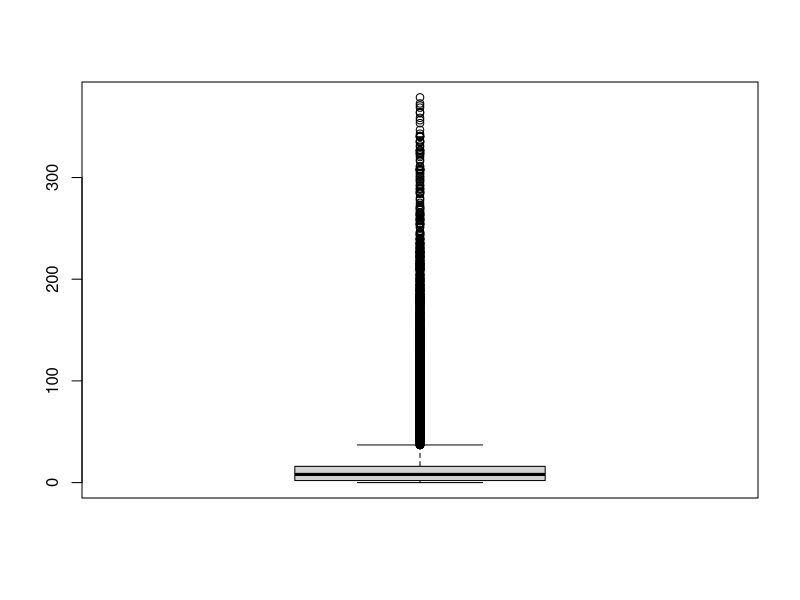
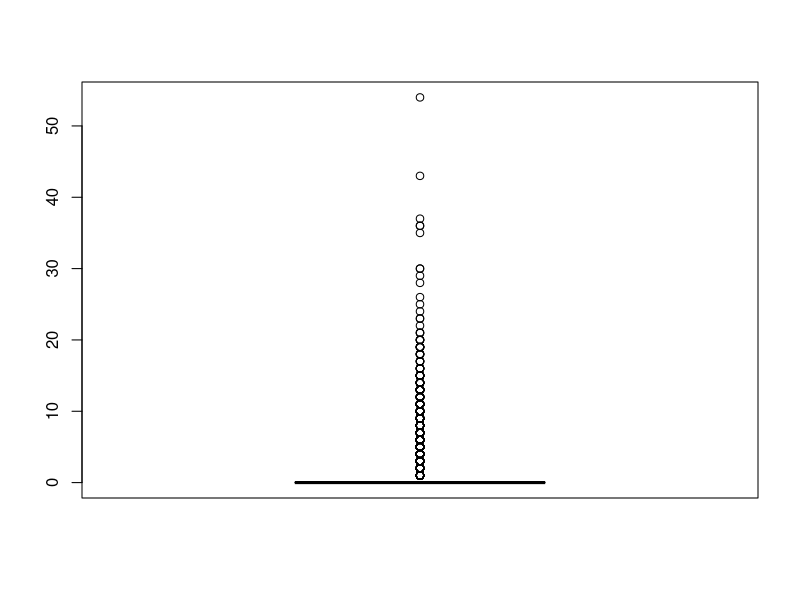
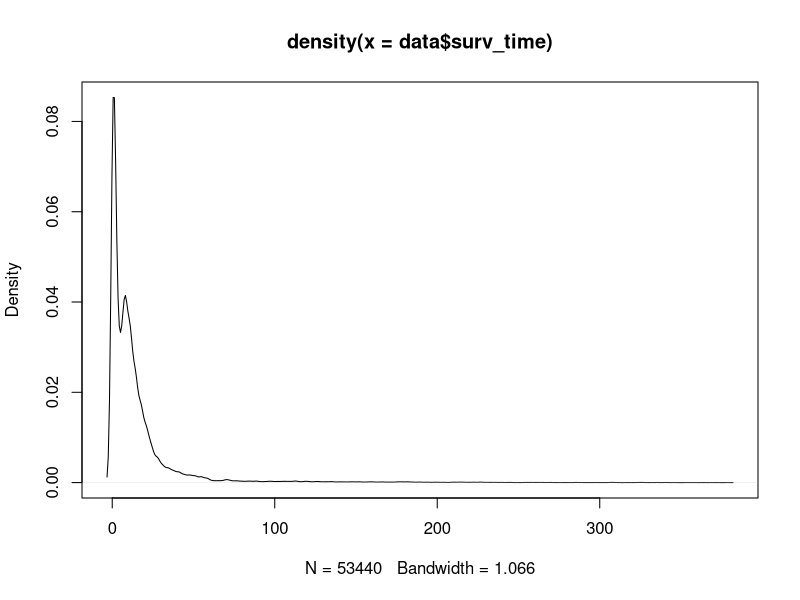
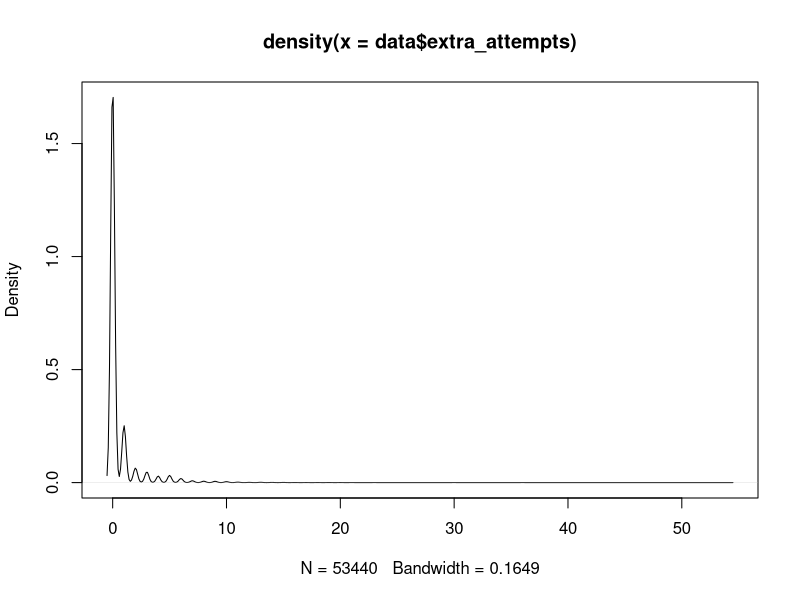
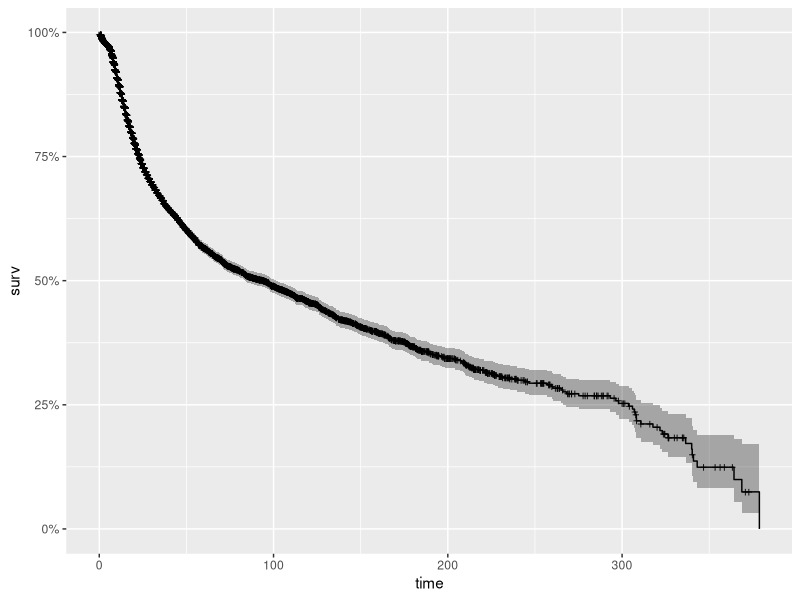
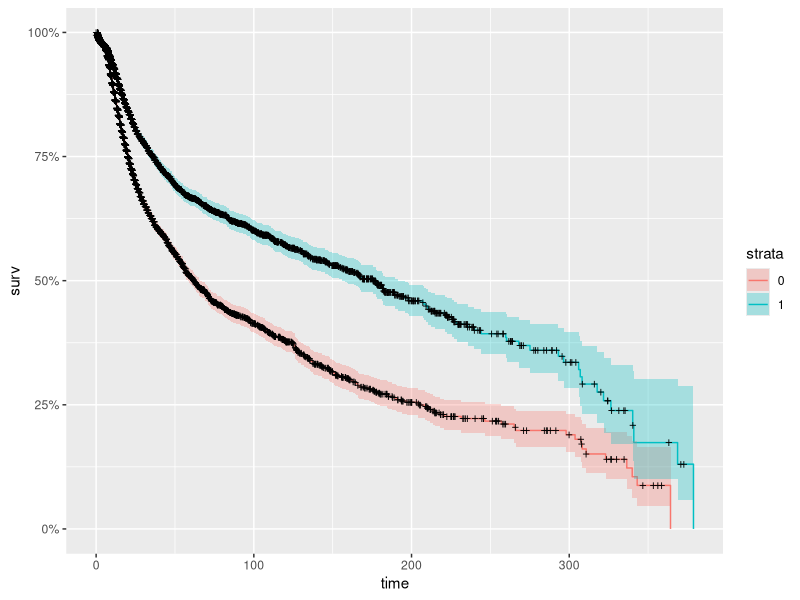
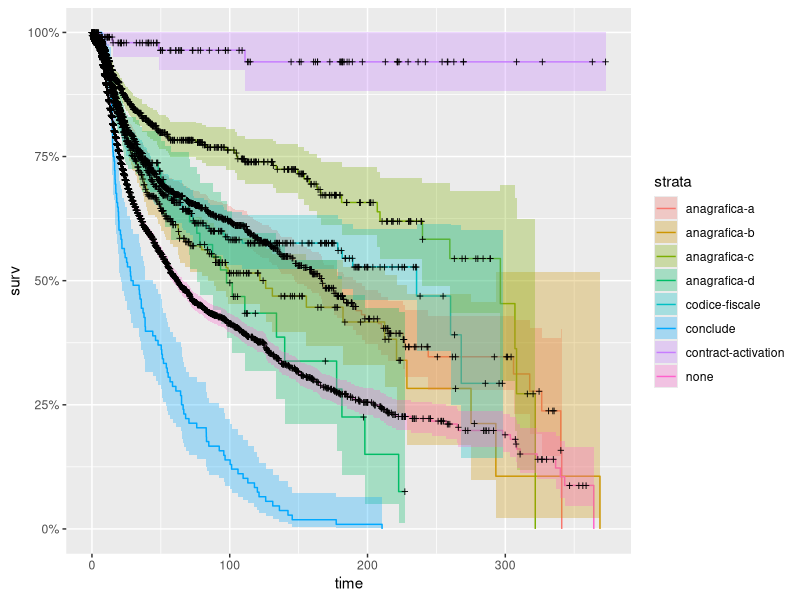
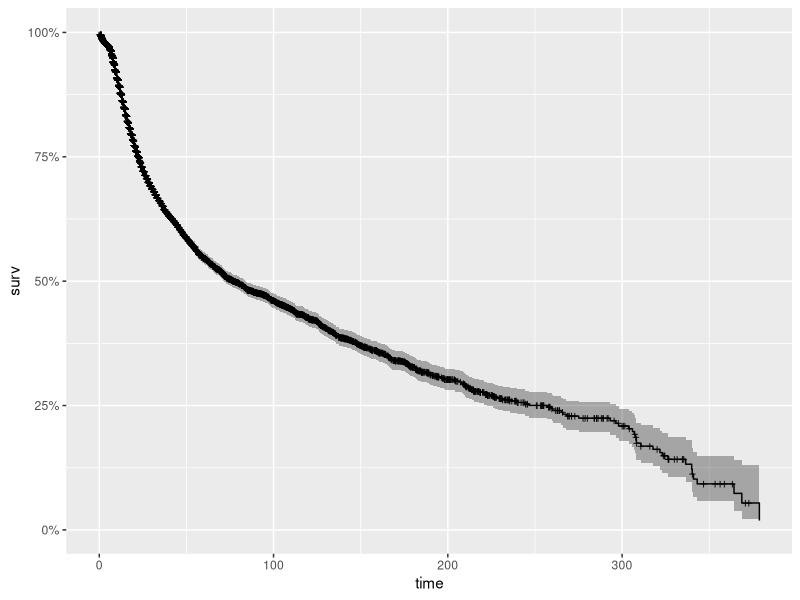

Source code (R) for these figures, in order: (Note: this script raises an error after producing the figures.)
library(readr)
library(tidyverse)
library(survival)
library(ggfortify)

data <- read_csv("data.csv") %>%
  # extra attempts dummy
  mutate(extra_attempts_dummy = ifelse(extra_attempts==0,0,1)) %>%
  mutate(main_extra_attempt = ifelse(is.na(main_extra_attempt),"none",main_extra_attempt)) %>% 
  mutate(main_extra_attempt = factor(main_extra_attempt))

# many outliers for survival time
# few clients go through the system for a long time
boxplot(data$surv_time)
# also a high number of extra attempts is rare
boxplot(data$extra_attempts)

# the distribution is asymmetric
# Kernel density estimation
plot(density(data$surv_time))
plot(density(data$extra_attempts))

# Kaplan-Meier estimates of the probability of survival over time
km_fit <- survfit(Surv(surv_time, status) ~ 1, data=data)

summary(km_fit)

# as time passes the probability of concluding increases
autoplot(km_fit)

# now we look at the survival curve between who makes extra attempts and who doesn't
km_grp_fit <- survfit(Surv(surv_time, status) ~ extra_attempts_dummy, data=data)
# who makes extra attempts is more likely not to conclude and there are 
# small overlaps between the curves
autoplot(km_grp_fit)
summary(km_grp_fit)

# now we compare groups where the main stuck occurs
# remove the ones with a too high confidence interval
data_reduced <- data %>% 
  filter(!main_extra_attempt %in% 
           c("antiriciclaggio","rapporto","contract-subscription"))

# there are still a lot of overlapps with confidence intervals though
km_grp_fit <- survfit(Surv(surv_time, status) ~ main_extra_attempt, data=data_reduced)
autoplot(km_grp_fit)
summary(km_grp_fit)

# Next, I’ll fit a Cox Proportional Hazards Model that makes use of all of the
# covariates in the data set, extra_attempts non dummified
cox <- coxph(Surv(surv_time, status) ~ extra_attempts, data = data)
# we can show that extra_attempts is significant
summary(cox)

cox_fit <- survfit(cox)
autoplot(cox_fit)

# the Cox model assumes that the covariates do not vary with time
# Let's show how the effects of the covariates change over time
# using Aalen’s additive regression model
aa_fit <-aareg(Surv(surv_time, status) ~ extra_attempts, 
               data = data)
aa_fit

# if time-dependent so the assumptions for the Cox model are not met
# The plots show how the effects of the covariates change over time.
autoplot(aa_fit)
